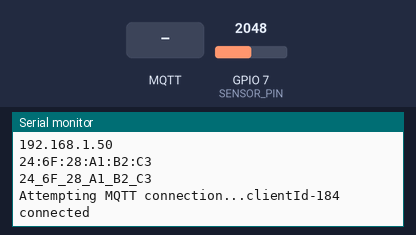
Bench run of a sketch on a simulated ESP32. Parts: the last lines printed to the serial monitor. The test bench sets the inputs (shaded band); at power-on: GPIO 7 (SENSOR_PIN) = 2048 (analog values on the 0–4095 scale). WiFi joins after 1.5 s; servers stay silent unless stated; random numbers use the default seed unless the sketch sets one; no MQTT or app messages arrive unless stated.

Above: at 2.7 s.
2.8 s: MQTT message "1" arrives on the first subscribed topic
At 3.8 s:
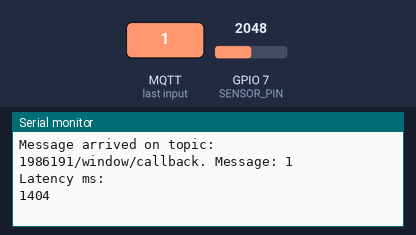
4.3 s: MQTT message "on" arrives on the first subscribed topic
At 4.8 s:
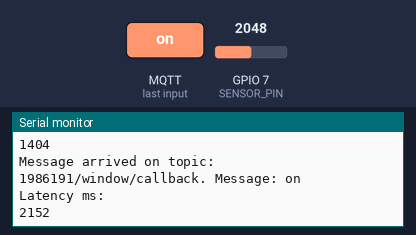
7.3 s: MQTT message "off" arrives on the first subscribed topic
At 8.4 s:
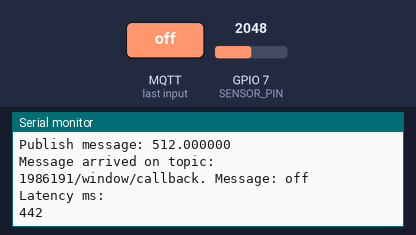
8.8 s: GPIO 7 (SENSOR_PIN) set to 2866
10.3 s: GPIO 7 (SENSOR_PIN) set to 3603
At 12.2 s:
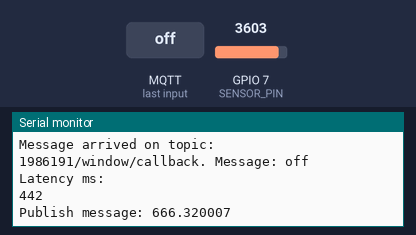
Timing chart, 0 to 12.8 s (numbered marks = the images above; inputs shaded):
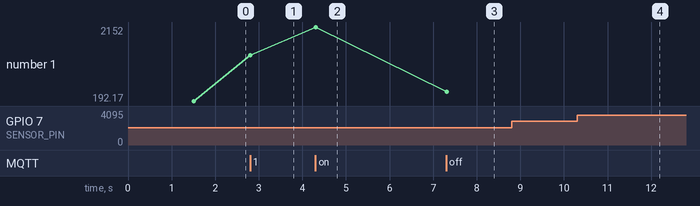

The sketch:

client.ino
```cpp
#include <Arduino.h>
#include "freertos/FreeRTOS.h"
#include "freertos/task.h"
#include "freertos/queue.h"

// MQTT
#include <WiFi.h>
#include "PubSubClient.h"

#include "secrets.h"

// Window
#define SENSOR_PIN        7           // ADC pin
#define SAMPLE_INTERVAL   100         // Sampling every 100ms
#define WINDOW_SIZE       50          // 5s window (50 samples if 100ms per sample -> 50 * 100ms = 5s)

// WiFi + MQTT setup
const char* ssid = SECRET_SSID;
const char* password = SECRET_PWD;
const char* mqttServer = "test.mosquitto.org";
int port = 1883;

String stMac;
long lastMsg = 0;
char mac[50];
char clientId[50];

#define MSG_BUFFER_SIZE	(50)
char msg[MSG_BUFFER_SIZE];

WiFiClient espClient;
PubSubClient client(espClient);

QueueHandle_t dataQueue;

unsigned long last_time = 0;

// WiFi connection
void WifiConnect()
{
    WiFi.mode(WIFI_STA);
    WiFi.begin(ssid, password);
    while (WiFi.status() != WL_CONNECTED)
    {
        delay(500);
        Serial.print(".");
    }
}

void mqttReconnect() {
    while (!client.connected())
    {
      Serial.print("Attempting MQTT connection...");
      long r = random(1000);
      sprintf(clientId, "clientId-%ld", r);
      // to connect to adafruit
      // if (client.connect(clientId,SECRET_MQTT_USER, SECRET_MQTT_API_KEY)) {
      if (client.connect(clientId))
      {
        client.subscribe("1986191/window/callback");

        Serial.print(clientId);
        Serial.println(" connected");
      } else {
        Serial.print("failed, rc=");
        Serial.print(client.state());
        Serial.println(" try again in 5 seconds");
        delay(5000);
      }
    }
}

// Publish message
void PublishMsg(float value)
{
    last_time = millis();

    snprintf (msg, MSG_BUFFER_SIZE, "%f", value);
    Serial.print("Publish message: ");
    Serial.println(msg);
    int result = client.publish("1986191/window/average", msg);
}

// Data Collection Task
void DataCollectionTask(void *pvParameters)
{
  float sensorValue;
  while (1)
  {
    sensorValue = analogRead(SENSOR_PIN);
    xQueueSend(dataQueue, &sensorValue, portMAX_DELAY);   // Send data to queue
    vTaskDelay(pdMS_TO_TICKS(SAMPLE_INTERVAL));           // Wait 100ms
  }
}

// Average the data task
void ComputeAverageTask(void *pvParameters)
{
    float slidingWindow[WINDOW_SIZE] = {0};
    float currentValue = 0;
    float sum = 0;
    int index = 0;

    while (1)
    {
        // Wait for new data
        if (xQueueReceive(dataQueue, &currentValue, portMAX_DELAY) == pdPASS)
        {
            // Subtract the old value from sum
            sum -= slidingWindow[index];

            // Insert new value into sliding window
            slidingWindow[index] = currentValue;
            sum += currentValue;

            // Update the index (circular buffer)
            index = (index + 1) % WINDOW_SIZE;

            // Send average once every 5 seconds
            if (index == 0)
            {
                float average = sum / WINDOW_SIZE;
                PublishMsg(average);
            }
        }
    }
}

void callback(char* topic, byte* message, unsigned int length)
{
    unsigned long current_time = millis();

    Serial.print("Message arrived on topic: ");
    Serial.print(topic);
    Serial.print(". Message: ");
    String stMessage;

    for (int i = 0; i < length; i++)
    {
        Serial.print((char)message[i]);
        stMessage += (char)message[i];
    }
    Serial.println();

    Serial.println("Latency ms:");
    Serial.println( (int)((current_time - last_time) / 2.f) ); // RTT millis
}

void SetupWiFi()
{
    randomSeed(analogRead(0));

    delay(10);
    Serial.println();
    Serial.print("Connecting to ");
    Serial.println(ssid);

    WifiConnect();

    Serial.println("");
    Serial.println("WiFi connected");
    Serial.println("IP address: ");
    Serial.println(WiFi.localIP());
    Serial.println(WiFi.macAddress());
    stMac = WiFi.macAddress();
    stMac.replace(":", "_");
    Serial.println(stMac);

    client.setServer(mqttServer, port);
    client.setCallback(callback);
}

void setup()
{
    Serial.begin(115200);
    analogReadResolution(10);
    analogSetAttenuation(ADC_11db);

    SetupWiFi();

    dataQueue = xQueueCreate(WINDOW_SIZE, sizeof(float));

    xTaskCreatePinnedToCore(DataCollectionTask, "DataCollectionTask", 2048, NULL, 1, NULL, 0);
    xTaskCreatePinnedToCore(ComputeAverageTask, "ComputeAverageTask", 4096, NULL, 2, NULL, 1);
}

void loop()
{
    if (!client.connected()) {
      mqttReconnect();
    }
    client.loop();

    vTaskDelay(pdMS_TO_TICKS(10)); // Changed delay due to max port delay blocking the execution of the subscriber callback
}
```

secrets.h
```cpp
const char* SECRET_SSID = "Dummy_WiFi";
const char* SECRET_PWD = "Dummy_PWD";
```

Measured:
- after the input at 2.8 s, the serial monitor: prints a new line at once (image 1)
- after the input at 4.3 s, the serial monitor: prints a new line at once (image 2)
- after the input at 7.3 s, the serial monitor: prints a new line at once (image 3)
- after the input at 10.3 s, the serial monitor: prints a new line after 1.1 s (image 4)
- plotted number 1: 192.17 → 1404 after the input at 2.8 s, 1404 → 2152 after the input at 4.3 s, 2152 → 442 after the input at 7.3 s
